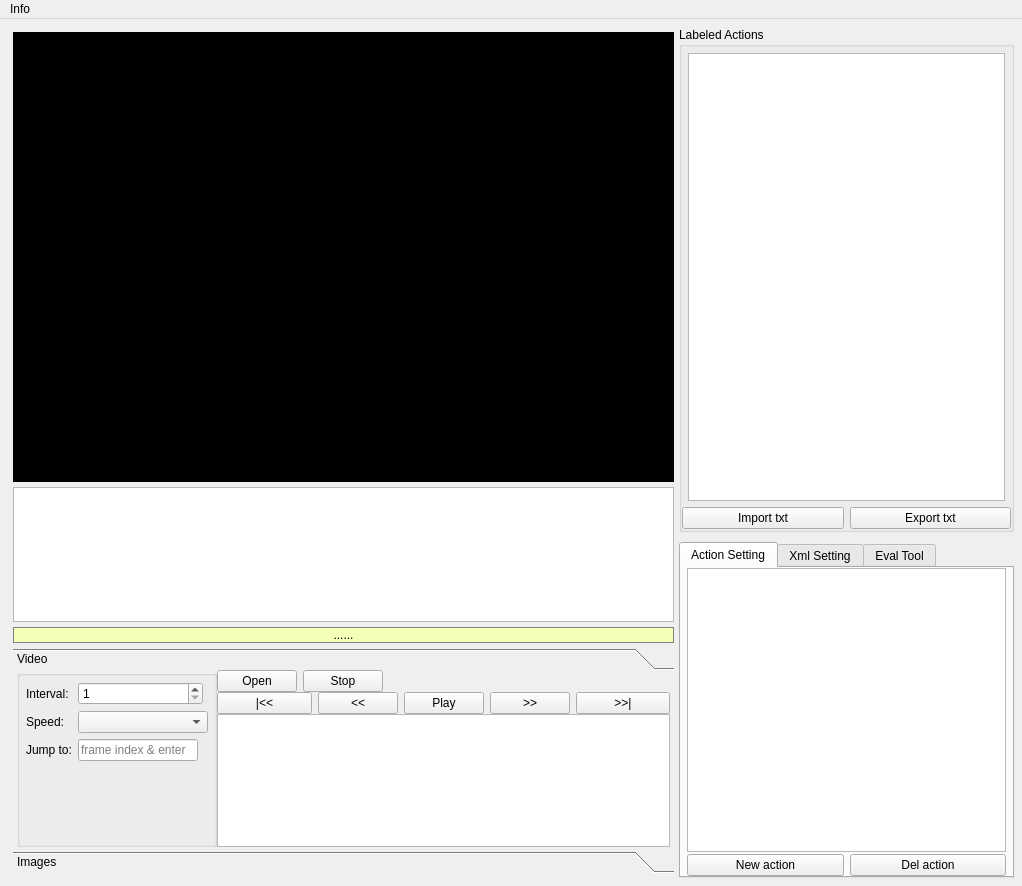
<?xml version="1.0" encoding="UTF-8"?>
<ui version="4.0">
 <class>MainWindow</class>
 <widget class="QMainWindow" name="MainWindow">
  <property name="geometry">
   <rect>
    <x>0</x>
    <y>0</y>
    <width>1022</width>
    <height>886</height>
   </rect>
  </property>
  <property name="focusPolicy">
   <enum>Qt::NoFocus</enum>
  </property>
  <property name="windowTitle">
   <string>ActionLabel</string>
  </property>
  <property name="autoFillBackground">
   <bool>false</bool>
  </property>
  <property name="styleSheet">
   <string notr="true"/>
  </property>
  <widget class="QWidget" name="centralWidget">
   <property name="minimumSize">
    <size>
     <width>0</width>
     <height>0</height>
    </size>
   </property>
   <layout class="QVBoxLayout" name="verticalLayout_5">
    <property name="sizeConstraint">
     <enum>QLayout::SetDefaultConstraint</enum>
    </property>
    <property name="leftMargin">
     <number>8</number>
    </property>
    <property name="topMargin">
     <number>8</number>
    </property>
    <property name="rightMargin">
     <number>8</number>
    </property>
    <property name="bottomMargin">
     <number>8</number>
    </property>
    <item>
     <layout class="QHBoxLayout" name="horizontalLayout" stretch="2,1">
      <property name="spacing">
       <number>0</number>
      </property>
      <property name="leftMargin">
       <number>0</number>
      </property>
      <property name="rightMargin">
       <number>0</number>
      </property>
      <property name="bottomMargin">
       <number>0</number>
      </property>
      <item>
       <layout class="QVBoxLayout" name="left_half_layout" stretch="4,1,1,2">
        <property name="spacing">
         <number>5</number>
        </property>
        <property name="leftMargin">
         <number>5</number>
        </property>
        <property name="topMargin">
         <number>5</number>
        </property>
        <property name="rightMargin">
         <number>5</number>
        </property>
        <property name="bottomMargin">
         <number>5</number>
        </property>
        <item>
         <widget class="MyVideoLabelWidget" name="label_show">
          <property name="sizePolicy">
           <sizepolicy hsizetype="Preferred" vsizetype="Preferred">
            <horstretch>0</horstretch>
            <verstretch>0</verstretch>
           </sizepolicy>
          </property>
          <property name="mouseTracking">
           <bool>true</bool>
          </property>
          <property name="acceptDrops">
           <bool>false</bool>
          </property>
          <property name="autoFillBackground">
           <bool>false</bool>
          </property>
          <property name="styleSheet">
           <string notr="true">background-color: black;</string>
          </property>
          <property name="text">
           <string>TextLabel</string>
          </property>
          <property name="alignment">
           <set>Qt::AlignCenter</set>
          </property>
         </widget>
        </item>
        <item>
         <widget class="TimelineTableView" name="table_timeline">
          <property name="sizePolicy">
           <sizepolicy hsizetype="Expanding" vsizetype="Minimum">
            <horstretch>0</horstretch>
            <verstretch>0</verstretch>
           </sizepolicy>
          </property>
          <property name="minimumSize">
           <size>
            <width>0</width>
            <height>135</height>
           </size>
          </property>
          <property name="font">
           <font>
            <pointsize>6</pointsize>
           </font>
          </property>
          <property name="editTriggers">
           <set>QAbstractItemView::NoEditTriggers</set>
          </property>
          <property name="tabKeyNavigation">
           <bool>false</bool>
          </property>
          <property name="verticalScrollMode">
           <enum>QAbstractItemView::ScrollPerItem</enum>
          </property>
          <property name="horizontalScrollMode">
           <enum>QAbstractItemView::ScrollPerItem</enum>
          </property>
          <property name="showGrid">
           <bool>true</bool>
          </property>
          <property name="gridStyle">
           <enum>Qt::DotLine</enum>
          </property>
          <attribute name="horizontalHeaderDefaultSectionSize">
           <number>20</number>
          </attribute>
          <attribute name="horizontalHeaderMinimumSectionSize">
           <number>2</number>
          </attribute>
          <attribute name="verticalHeaderVisible">
           <bool>false</bool>
          </attribute>
          <attribute name="verticalHeaderDefaultSectionSize">
           <number>5</number>
          </attribute>
          <attribute name="verticalHeaderMinimumSectionSize">
           <number>2</number>
          </attribute>
         </widget>
        </item>
        <item>
         <widget class="QLabel" name="label_note">
          <property name="sizePolicy">
           <sizepolicy hsizetype="Preferred" vsizetype="Fixed">
            <horstretch>0</horstretch>
            <verstretch>0</verstretch>
           </sizepolicy>
          </property>
          <property name="mouseTracking">
           <bool>true</bool>
          </property>
          <property name="styleSheet">
           <string notr="true">background-color: rgb(246, 255, 184);
border-radius: 10px;
border: 1 solid gray;</string>
          </property>
          <property name="text">
           <string>......</string>
          </property>
          <property name="alignment">
           <set>Qt::AlignCenter</set>
          </property>
         </widget>
        </item>
        <item>
         <layout class="QVBoxLayout" name="verticalLayout_2">
          <property name="topMargin">
           <number>0</number>
          </property>
          <property name="rightMargin">
           <number>0</number>
          </property>
          <item>
           <widget class="QToolBox" name="toolBox">
            <property name="enabled">
             <bool>true</bool>
            </property>
            <property name="sizePolicy">
             <sizepolicy hsizetype="Ignored" vsizetype="Preferred">
              <horstretch>0</horstretch>
              <verstretch>0</verstretch>
             </sizepolicy>
            </property>
            <property name="minimumSize">
             <size>
              <width>0</width>
              <height>0</height>
             </size>
            </property>
            <property name="baseSize">
             <size>
              <width>0</width>
              <height>0</height>
             </size>
            </property>
            <property name="styleSheet">
             <string notr="true"/>
            </property>
            <property name="currentIndex">
             <number>0</number>
            </property>
            <property name="tabSpacing">
             <number>0</number>
            </property>
            <widget class="QWidget" name="page">
             <property name="geometry">
              <rect>
               <x>0</x>
               <y>0</y>
               <width>657</width>
               <height>173</height>
              </rect>
             </property>
             <attribute name="label">
              <string>Video</string>
             </attribute>
             <layout class="QGridLayout" name="gridLayout_5">
              <property name="leftMargin">
               <number>4</number>
              </property>
              <property name="topMargin">
               <number>0</number>
              </property>
              <property name="rightMargin">
               <number>4</number>
              </property>
              <property name="bottomMargin">
               <number>4</number>
              </property>
              <property name="horizontalSpacing">
               <number>0</number>
              </property>
              <property name="verticalSpacing">
               <number>6</number>
              </property>
              <item row="0" column="0">
               <layout class="QHBoxLayout" name="horizontalLayout_2" stretch="0,0">
                <property name="spacing">
                 <number>0</number>
                </property>
                <property name="leftMargin">
                 <number>0</number>
                </property>
                <property name="topMargin">
                 <number>0</number>
                </property>
                <property name="rightMargin">
                 <number>0</number>
                </property>
                <property name="bottomMargin">
                 <number>0</number>
                </property>
                <item>
                 <widget class="QGroupBox" name="groupBox">
                  <property name="title">
                   <string/>
                  </property>
                  <layout class="QGridLayout" name="gridLayout_7">
                   <property name="leftMargin">
                    <number>6</number>
                   </property>
                   <property name="topMargin">
                    <number>6</number>
                   </property>
                   <property name="rightMargin">
                    <number>6</number>
                   </property>
                   <property name="bottomMargin">
                    <number>6</number>
                   </property>
                   <item row="0" column="0">
                    <layout class="QFormLayout" name="formLayout_2">
                     <property name="labelAlignment">
                      <set>Qt::AlignLeading|Qt::AlignLeft|Qt::AlignVCenter</set>
                     </property>
                     <property name="formAlignment">
                      <set>Qt::AlignLeading|Qt::AlignLeft|Qt::AlignTop</set>
                     </property>
                     <property name="leftMargin">
                      <number>0</number>
                     </property>
                     <item row="1" column="0">
                      <widget class="QLabel" name="label_2">
                       <property name="text">
                        <string>Interval:</string>
                       </property>
                      </widget>
                     </item>
                     <item row="3" column="0">
                      <widget class="QLabel" name="label">
                       <property name="text">
                        <string>Speed:</string>
                       </property>
                      </widget>
                     </item>
                     <item row="5" column="1">
                      <widget class="QLineEdit" name="input_jumpto">
                       <property name="sizePolicy">
                        <sizepolicy hsizetype="Fixed" vsizetype="Fixed">
                         <horstretch>0</horstretch>
                         <verstretch>0</verstretch>
                        </sizepolicy>
                       </property>
                       <property name="minimumSize">
                        <size>
                         <width>120</width>
                         <height>0</height>
                        </size>
                       </property>
                       <property name="text">
                        <string/>
                       </property>
                       <property name="alignment">
                        <set>Qt::AlignLeading|Qt::AlignLeft|Qt::AlignVCenter</set>
                       </property>
                       <property name="placeholderText">
                        <string>frame index &amp; enter</string>
                       </property>
                      </widget>
                     </item>
                     <item row="5" column="0">
                      <widget class="QLabel" name="label_3">
                       <property name="text">
                        <string>Jump to:</string>
                       </property>
                      </widget>
                     </item>
                     <item row="3" column="1">
                      <widget class="QComboBox" name="combo_speed">
                       <property name="sizePolicy">
                        <sizepolicy hsizetype="Fixed" vsizetype="Fixed">
                         <horstretch>0</horstretch>
                         <verstretch>0</verstretch>
                        </sizepolicy>
                       </property>
                       <property name="minimumSize">
                        <size>
                         <width>130</width>
                         <height>0</height>
                        </size>
                       </property>
                      </widget>
                     </item>
                     <item row="1" column="1">
                      <widget class="QSpinBox" name="spin_interval">
                       <property name="sizePolicy">
                        <sizepolicy hsizetype="Fixed" vsizetype="Fixed">
                         <horstretch>0</horstretch>
                         <verstretch>0</verstretch>
                        </sizepolicy>
                       </property>
                       <property name="minimumSize">
                        <size>
                         <width>125</width>
                         <height>0</height>
                        </size>
                       </property>
                       <property name="alignment">
                        <set>Qt::AlignLeading|Qt::AlignLeft|Qt::AlignVCenter</set>
                       </property>
                       <property name="minimum">
                        <number>1</number>
                       </property>
                       <property name="maximum">
                        <number>100000</number>
                       </property>
                      </widget>
                     </item>
                    </layout>
                   </item>
                  </layout>
                 </widget>
                </item>
                <item>
                 <layout class="QVBoxLayout" name="verticalLayout_7">
                  <property name="spacing">
                   <number>0</number>
                  </property>
                  <property name="topMargin">
                   <number>0</number>
                  </property>
                  <property name="rightMargin">
                   <number>0</number>
                  </property>
                  <property name="bottomMargin">
                   <number>0</number>
                  </property>
                  <item>
                   <layout class="QHBoxLayout" name="horizontalLayout_3">
                    <item>
                     <widget class="QPushButton" name="btn_open_video">
                      <property name="sizePolicy">
                       <sizepolicy hsizetype="Fixed" vsizetype="Fixed">
                        <horstretch>0</horstretch>
                        <verstretch>0</verstretch>
                       </sizepolicy>
                      </property>
                      <property name="focusPolicy">
                       <enum>Qt::TabFocus</enum>
                      </property>
                      <property name="text">
                       <string>Open</string>
                      </property>
                     </widget>
                    </item>
                    <item>
                     <widget class="QPushButton" name="btn_stop">
                      <property name="sizePolicy">
                       <sizepolicy hsizetype="Fixed" vsizetype="Fixed">
                        <horstretch>0</horstretch>
                        <verstretch>0</verstretch>
                       </sizepolicy>
                      </property>
                      <property name="text">
                       <string>Stop</string>
                      </property>
                     </widget>
                    </item>
                    <item>
                     <spacer name="horizontalSpacer">
                      <property name="orientation">
                       <enum>Qt::Horizontal</enum>
                      </property>
                      <property name="sizeHint" stdset="0">
                       <size>
                        <width>40</width>
                        <height>20</height>
                       </size>
                      </property>
                     </spacer>
                    </item>
                   </layout>
                  </item>
                  <item>
                   <layout class="QHBoxLayout" name="horizontalLayout_5">
                    <property name="topMargin">
                     <number>0</number>
                    </property>
                    <item>
                     <widget class="QPushButton" name="btn_to_head">
                      <property name="sizePolicy">
                       <sizepolicy hsizetype="MinimumExpanding" vsizetype="Fixed">
                        <horstretch>0</horstretch>
                        <verstretch>0</verstretch>
                       </sizepolicy>
                      </property>
                      <property name="text">
                       <string>|&lt;&lt;</string>
                      </property>
                     </widget>
                    </item>
                    <item>
                     <widget class="QPushButton" name="pushButton_9">
                      <property name="text">
                       <string>&lt;&lt;</string>
                      </property>
                     </widget>
                    </item>
                    <item>
                     <widget class="QPushButton" name="btn_play">
                      <property name="sizePolicy">
                       <sizepolicy hsizetype="Fixed" vsizetype="Fixed">
                        <horstretch>0</horstretch>
                        <verstretch>0</verstretch>
                       </sizepolicy>
                      </property>
                      <property name="minimumSize">
                       <size>
                        <width>80</width>
                        <height>0</height>
                       </size>
                      </property>
                      <property name="text">
                       <string>Play</string>
                      </property>
                     </widget>
                    </item>
                    <item>
                     <widget class="QPushButton" name="pushButton_11">
                      <property name="text">
                       <string>&gt;&gt;</string>
                      </property>
                     </widget>
                    </item>
                    <item>
                     <widget class="QPushButton" name="btn_to_tail">
                      <property name="sizePolicy">
                       <sizepolicy hsizetype="MinimumExpanding" vsizetype="Fixed">
                        <horstretch>0</horstretch>
                        <verstretch>0</verstretch>
                       </sizepolicy>
                      </property>
                      <property name="text">
                       <string>&gt;&gt;|</string>
                      </property>
                     </widget>
                    </item>
                   </layout>
                  </item>
                  <item>
                   <widget class="QTextBrowser" name="textBrowser"/>
                  </item>
                 </layout>
                </item>
               </layout>
              </item>
             </layout>
            </widget>
            <widget class="QWidget" name="page_2">
             <property name="geometry">
              <rect>
               <x>0</x>
               <y>0</y>
               <width>642</width>
               <height>179</height>
              </rect>
             </property>
             <attribute name="label">
              <string>Images</string>
             </attribute>
             <layout class="QGridLayout" name="gridLayout_3">
              <property name="leftMargin">
               <number>4</number>
              </property>
              <property name="topMargin">
               <number>0</number>
              </property>
              <property name="rightMargin">
               <number>4</number>
              </property>
              <property name="bottomMargin">
               <number>4</number>
              </property>
              <item row="2" column="0">
               <widget class="QLabel" name="label_4">
                <property name="text">
                 <string>Images list:</string>
                </property>
               </widget>
              </item>
              <item row="3" column="0">
               <layout class="QVBoxLayout" name="verticalLayout_6">
                <item>
                 <widget class="QListView" name="listView_2">
                  <property name="sizePolicy">
                   <sizepolicy hsizetype="Preferred" vsizetype="Expanding">
                    <horstretch>0</horstretch>
                    <verstretch>0</verstretch>
                   </sizepolicy>
                  </property>
                 </widget>
                </item>
               </layout>
              </item>
              <item row="0" column="0">
               <layout class="QHBoxLayout" name="horizontalLayout_4" stretch="0,1">
                <property name="spacing">
                 <number>6</number>
                </property>
                <property name="topMargin">
                 <number>0</number>
                </property>
                <property name="rightMargin">
                 <number>0</number>
                </property>
                <item>
                 <widget class="QGroupBox" name="groupBox_3">
                  <property name="title">
                   <string/>
                  </property>
                  <layout class="QGridLayout" name="gridLayout_8">
                   <property name="leftMargin">
                    <number>6</number>
                   </property>
                   <property name="topMargin">
                    <number>6</number>
                   </property>
                   <property name="rightMargin">
                    <number>6</number>
                   </property>
                   <property name="bottomMargin">
                    <number>6</number>
                   </property>
                   <item row="0" column="0">
                    <layout class="QFormLayout" name="formLayout">
                     <property name="labelAlignment">
                      <set>Qt::AlignLeading|Qt::AlignLeft|Qt::AlignVCenter</set>
                     </property>
                     <property name="formAlignment">
                      <set>Qt::AlignLeading|Qt::AlignLeft|Qt::AlignTop</set>
                     </property>
                     <property name="topMargin">
                      <number>0</number>
                     </property>
                     <item row="2" column="0">
                      <widget class="QLabel" name="label_5">
                       <property name="text">
                        <string>Sort by:</string>
                       </property>
                      </widget>
                     </item>
                     <item row="2" column="1">
                      <widget class="QComboBox" name="combo_sortby">
                       <property name="sizePolicy">
                        <sizepolicy hsizetype="Expanding" vsizetype="Fixed">
                         <horstretch>0</horstretch>
                         <verstretch>0</verstretch>
                        </sizepolicy>
                       </property>
                      </widget>
                     </item>
                    </layout>
                   </item>
                  </layout>
                 </widget>
                </item>
                <item>
                 <layout class="QHBoxLayout" name="horizontalLayout_7">
                  <property name="rightMargin">
                   <number>30</number>
                  </property>
                  <item>
                   <widget class="QPushButton" name="pushButton">
                    <property name="sizePolicy">
                     <sizepolicy hsizetype="Fixed" vsizetype="Fixed">
                      <horstretch>0</horstretch>
                      <verstretch>0</verstretch>
                     </sizepolicy>
                    </property>
                    <property name="text">
                     <string>Open</string>
                    </property>
                   </widget>
                  </item>
                  <item>
                   <spacer name="horizontalSpacer_2">
                    <property name="orientation">
                     <enum>Qt::Horizontal</enum>
                    </property>
                    <property name="sizeHint" stdset="0">
                     <size>
                      <width>40</width>
                      <height>20</height>
                     </size>
                    </property>
                   </spacer>
                  </item>
                 </layout>
                </item>
               </layout>
              </item>
             </layout>
            </widget>
           </widget>
          </item>
         </layout>
        </item>
       </layout>
      </item>
      <item>
       <layout class="QGridLayout" name="right_half_layout" rowstretch="3,2" columnstretch="0">
        <property name="sizeConstraint">
         <enum>QLayout::SetDefaultConstraint</enum>
        </property>
        <property name="topMargin">
         <number>0</number>
        </property>
        <property name="rightMargin">
         <number>0</number>
        </property>
        <property name="verticalSpacing">
         <number>10</number>
        </property>
        <item row="0" column="0">
         <widget class="QGroupBox" name="groupBox_2">
          <property name="sizePolicy">
           <sizepolicy hsizetype="Preferred" vsizetype="Preferred">
            <horstretch>0</horstretch>
            <verstretch>0</verstretch>
           </sizepolicy>
          </property>
          <property name="title">
           <string>Labeled Actions</string>
          </property>
          <layout class="QGridLayout" name="gridLayout_4">
           <property name="leftMargin">
            <number>0</number>
           </property>
           <property name="topMargin">
            <number>0</number>
           </property>
           <property name="rightMargin">
            <number>0</number>
           </property>
           <property name="bottomMargin">
            <number>0</number>
           </property>
           <property name="spacing">
            <number>0</number>
           </property>
           <item row="2" column="0">
            <layout class="QHBoxLayout" name="horizontalLayout_6">
             <property name="rightMargin">
              <number>0</number>
             </property>
             <item>
              <widget class="QPushButton" name="pushButton_5">
               <property name="sizePolicy">
                <sizepolicy hsizetype="Preferred" vsizetype="Fixed">
                 <horstretch>0</horstretch>
                 <verstretch>0</verstretch>
                </sizepolicy>
               </property>
               <property name="text">
                <string>Import txt</string>
               </property>
              </widget>
             </item>
             <item>
              <widget class="QPushButton" name="pushButton_4">
               <property name="sizePolicy">
                <sizepolicy hsizetype="Preferred" vsizetype="Fixed">
                 <horstretch>0</horstretch>
                 <verstretch>0</verstretch>
                </sizepolicy>
               </property>
               <property name="text">
                <string>Export txt</string>
               </property>
              </widget>
             </item>
            </layout>
           </item>
           <item row="1" column="0">
            <layout class="QGridLayout" name="gridLayout_2">
             <property name="leftMargin">
              <number>6</number>
             </property>
             <property name="topMargin">
              <number>6</number>
             </property>
             <property name="rightMargin">
              <number>6</number>
             </property>
             <property name="bottomMargin">
              <number>6</number>
             </property>
             <item row="0" column="0">
              <widget class="LabeledTableWidget" name="table_labeled">
               <property name="sizePolicy">
                <sizepolicy hsizetype="Minimum" vsizetype="Expanding">
                 <horstretch>0</horstretch>
                 <verstretch>0</verstretch>
                </sizepolicy>
               </property>
               <property name="minimumSize">
                <size>
                 <width>100</width>
                 <height>0</height>
                </size>
               </property>
               <property name="baseSize">
                <size>
                 <width>0</width>
                 <height>0</height>
                </size>
               </property>
               <property name="editTriggers">
                <set>QAbstractItemView::NoEditTriggers</set>
               </property>
               <property name="alternatingRowColors">
                <bool>true</bool>
               </property>
               <property name="sortingEnabled">
                <bool>true</bool>
               </property>
               <property name="columnCount">
                <number>0</number>
               </property>
               <attribute name="horizontalHeaderCascadingSectionResizes">
                <bool>false</bool>
               </attribute>
               <attribute name="horizontalHeaderDefaultSectionSize">
                <number>60</number>
               </attribute>
               <attribute name="horizontalHeaderMinimumSectionSize">
                <number>14</number>
               </attribute>
               <attribute name="verticalHeaderDefaultSectionSize">
                <number>28</number>
               </attribute>
              </widget>
             </item>
            </layout>
           </item>
          </layout>
         </widget>
        </item>
        <item row="1" column="0">
         <widget class="QTabWidget" name="tabWidget">
          <property name="sizePolicy">
           <sizepolicy hsizetype="Expanding" vsizetype="Preferred">
            <horstretch>0</horstretch>
            <verstretch>0</verstretch>
           </sizepolicy>
          </property>
          <property name="tabPosition">
           <enum>QTabWidget::North</enum>
          </property>
          <property name="currentIndex">
           <number>0</number>
          </property>
          <property name="iconSize">
           <size>
            <width>16</width>
            <height>16</height>
           </size>
          </property>
          <property name="elideMode">
           <enum>Qt::ElideRight</enum>
          </property>
          <widget class="QWidget" name="tab_action_setting">
           <attribute name="title">
            <string>Action Setting</string>
           </attribute>
           <layout class="QGridLayout" name="gridLayout_6">
            <property name="leftMargin">
             <number>6</number>
            </property>
            <property name="topMargin">
             <number>0</number>
            </property>
            <property name="rightMargin">
             <number>6</number>
            </property>
            <property name="bottomMargin">
             <number>0</number>
            </property>
            <property name="verticalSpacing">
             <number>2</number>
            </property>
            <item row="0" column="0">
             <widget class="ActionTableWidget" name="table_action">
              <property name="columnCount">
               <number>0</number>
              </property>
              <attribute name="horizontalHeaderDefaultSectionSize">
               <number>70</number>
              </attribute>
              <attribute name="verticalHeaderDefaultSectionSize">
               <number>28</number>
              </attribute>
             </widget>
            </item>
            <item row="2" column="0">
             <layout class="QHBoxLayout" name="horizontalLayout_8">
              <property name="topMargin">
               <number>0</number>
              </property>
              <property name="rightMargin">
               <number>0</number>
              </property>
              <item>
               <widget class="QPushButton" name="btn_new_action">
                <property name="text">
                 <string>New action</string>
                </property>
               </widget>
              </item>
              <item>
               <widget class="QPushButton" name="btn_del_action">
                <property name="text">
                 <string>Del action</string>
                </property>
               </widget>
              </item>
             </layout>
            </item>
           </layout>
          </widget>
          <widget class="QWidget" name="tab_xml_setting">
           <attribute name="title">
            <string>Xml Setting</string>
           </attribute>
           <layout class="QVBoxLayout" name="verticalLayout">
            <property name="spacing">
             <number>0</number>
            </property>
            <property name="leftMargin">
             <number>6</number>
            </property>
            <property name="topMargin">
             <number>0</number>
            </property>
            <property name="rightMargin">
             <number>6</number>
            </property>
            <property name="bottomMargin">
             <number>0</number>
            </property>
            <item>
             <widget class="XmlSettingTableView" name="table_xml_setting">
              <attribute name="verticalHeaderDefaultSectionSize">
               <number>28</number>
              </attribute>
             </widget>
            </item>
            <item>
             <layout class="QHBoxLayout" name="horizontalLayout_9">
              <property name="leftMargin">
               <number>4</number>
              </property>
              <property name="topMargin">
               <number>4</number>
              </property>
              <property name="rightMargin">
               <number>4</number>
              </property>
              <property name="bottomMargin">
               <number>4</number>
              </property>
              <item>
               <widget class="QLabel" name="label_7">
                <property name="text">
                 <string>Framespan:</string>
                </property>
               </widget>
              </item>
              <item>
               <widget class="QLineEdit" name="line_framespan">
                <property name="sizePolicy">
                 <sizepolicy hsizetype="Preferred" vsizetype="Fixed">
                  <horstretch>0</horstretch>
                  <verstretch>0</verstretch>
                 </sizepolicy>
                </property>
                <property name="maximumSize">
                 <size>
                  <width>200</width>
                  <height>16777215</height>
                 </size>
                </property>
                <property name="text">
                 <string>200</string>
                </property>
                <property name="alignment">
                 <set>Qt::AlignCenter</set>
                </property>
               </widget>
              </item>
              <item>
               <widget class="QLabel" name="label_6">
                <property name="text">
                 <string>Overlap:</string>
                </property>
               </widget>
              </item>
              <item>
               <widget class="QLineEdit" name="line_overlap">
                <property name="sizePolicy">
                 <sizepolicy hsizetype="Preferred" vsizetype="Fixed">
                  <horstretch>0</horstretch>
                  <verstretch>0</verstretch>
                 </sizepolicy>
                </property>
                <property name="maximumSize">
                 <size>
                  <width>200</width>
                  <height>16777215</height>
                 </size>
                </property>
                <property name="text">
                 <string>50</string>
                </property>
                <property name="alignment">
                 <set>Qt::AlignCenter</set>
                </property>
               </widget>
              </item>
             </layout>
            </item>
            <item>
             <layout class="QHBoxLayout" name="horizontalLayout_10">
              <property name="topMargin">
               <number>0</number>
              </property>
              <item>
               <widget class="QPushButton" name="btn_xml_template">
                <property name="text">
                 <string>Xml template</string>
                </property>
               </widget>
              </item>
              <item>
               <widget class="QPushButton" name="btn_export_xml">
                <property name="text">
                 <string>Export xml</string>
                </property>
               </widget>
              </item>
             </layout>
            </item>
           </layout>
          </widget>
          <widget class="QWidget" name="tab_eval_tool">
           <attribute name="title">
            <string>Eval Tool</string>
           </attribute>
           <layout class="QGridLayout" name="gridLayout_9" rowstretch="3,2,0">
            <property name="leftMargin">
             <number>6</number>
            </property>
            <property name="topMargin">
             <number>0</number>
            </property>
            <property name="rightMargin">
             <number>6</number>
            </property>
            <property name="bottomMargin">
             <number>6</number>
            </property>
            <item row="2" column="0">
             <widget class="QPushButton" name="btn_eval">
              <property name="text">
               <string>Eval</string>
              </property>
             </widget>
            </item>
            <item row="0" column="0">
             <widget class="QPlainTextEdit" name="ptext_eval_in">
              <property name="sizePolicy">
               <sizepolicy hsizetype="Expanding" vsizetype="Preferred">
                <horstretch>0</horstretch>
                <verstretch>0</verstretch>
               </sizepolicy>
              </property>
              <property name="focusPolicy">
               <enum>Qt::StrongFocus</enum>
              </property>
              <property name="placeholderText">
               <string>Input Expression</string>
              </property>
             </widget>
            </item>
            <item row="1" column="0">
             <widget class="QTextBrowser" name="textb_eval_out">
              <property name="sizePolicy">
               <sizepolicy hsizetype="Expanding" vsizetype="Preferred">
                <horstretch>0</horstretch>
                <verstretch>0</verstretch>
               </sizepolicy>
              </property>
              <property name="placeholderText">
               <string>Eval Result</string>
              </property>
             </widget>
            </item>
           </layout>
          </widget>
         </widget>
        </item>
       </layout>
      </item>
     </layout>
    </item>
   </layout>
  </widget>
  <widget class="QMenuBar" name="menuBar">
   <property name="geometry">
    <rect>
     <x>0</x>
     <y>0</y>
     <width>1022</width>
     <height>22</height>
    </rect>
   </property>
   <widget class="QMenu" name="menuInfo">
    <property name="title">
     <string>Info</string>
    </property>
    <addaction name="actionWebsite"/>
    <addaction name="actionAuthor"/>
   </widget>
   <addaction name="menuInfo"/>
  </widget>
  <action name="actionsfeb">
   <property name="text">
    <string>sfeb</string>
   </property>
  </action>
  <action name="actionOpen_Video">
   <property name="text">
    <string>Open Video</string>
   </property>
  </action>
  <action name="actionOpen_image_dir">
   <property name="text">
    <string>Open image dir</string>
   </property>
  </action>
  <action name="actionWebsite">
   <property name="text">
    <string>Website</string>
   </property>
  </action>
  <action name="actionAuthor">
   <property name="text">
    <string>Author</string>
   </property>
  </action>
 </widget>
 <layoutdefault spacing="6" margin="11"/>
 <customwidgets>
  <customwidget>
   <class>MyVideoLabelWidget</class>
   <extends>QLabel</extends>
   <header>widgets.h</header>
  </customwidget>
  <customwidget>
   <class>LabeledTableWidget</class>
   <extends>QTableWidget</extends>
   <header>widgets.h</header>
  </customwidget>
  <customwidget>
   <class>ActionTableWidget</class>
   <extends>QTableWidget</extends>
   <header>widgets.h</header>
  </customwidget>
  <customwidget>
   <class>TimelineTableView</class>
   <extends>QTableView</extends>
   <header>widgets.h</header>
  </customwidget>
  <customwidget>
   <class>XmlSettingTableView</class>
   <extends>QTableView</extends>
   <header>widgets.h</header>
  </customwidget>
 </customwidgets>
 <tabstops>
  <tabstop>btn_open_video</tabstop>
  <tabstop>input_jumpto</tabstop>
  <tabstop>combo_speed</tabstop>
  <tabstop>spin_interval</tabstop>
  <tabstop>btn_stop</tabstop>
  <tabstop>btn_to_head</tabstop>
  <tabstop>pushButton_9</tabstop>
  <tabstop>btn_play</tabstop>
  <tabstop>pushButton_11</tabstop>
  <tabstop>btn_to_tail</tabstop>
  <tabstop>listView_2</tabstop>
  <tabstop>combo_sortby</tabstop>
  <tabstop>pushButton</tabstop>
  <tabstop>pushButton_5</tabstop>
  <tabstop>pushButton_4</tabstop>
  <tabstop>table_labeled</tabstop>
  <tabstop>tabWidget</tabstop>
 </tabstops>
 <resources/>
 <connections/>
</ui>
